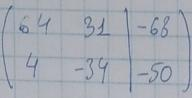
#> input picture crop_matrices/pic_1_matrix_0.jpg, 192 x 98 px; its folder holds only this picture in this run
$ python -i fixed_threshold.py   (imports and definitions only)
#> lines starting #> are read from the running program, lines starting #| are printed output that depends on the picture; after the words box and inside, x2 and y2 are one past the last pixel; in counts of white or black regions, pixels touching at a corner belong together
import cv2
import numpy as np
import os


def delete_black_dots(img_path):
    """
    функция применяет метод threshold к обрезанной матрице так, что выходное изображение содержит меньше помех
    в виде мелких черных точек
    :param img_path: cropped matrix path
    :return: thresholded image
    """
#> called with img_path = 'crop_matrices/pic_1_matrix_0.jpg'
    img = cv2.imread(img_path, cv2.IMREAD_GRAYSCALE)
#> img: shape (98, 192); min 70, max 201, mean 171
    # бинаризация изображения
    _, thresh = cv2.threshold(img, 0, 255, cv2.THRESH_BINARY + cv2.THRESH_OTSU)
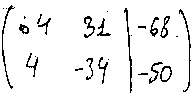
#> thresh: shape (98, 192); 93.5% white; black in thin lines or dots, all inside (x1, y1, x2, y2) = (2, 5, 191, 93)
    print(cv2.THRESH_BINARY + cv2.THRESH_OTSU)
    # удаление мелких объектов
    kernel = np.ones((2, 2), np.uint8)
    opening = cv2.morphologyEx(thresh, cv2.MORPH_OPEN, kernel, iterations=1)
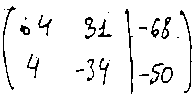
#> opening: shape (98, 192); 93.4% white; black in thin lines or dots, all inside (x1, y1, x2, y2) = (3, 6, 192, 94)
    # удаление вертикальных и горизонтальных линий
    kernel_h = cv2.getStructuringElement(cv2.MORPH_RECT, (3, 1)) # не нужно
    kernel_v = cv2.getStructuringElement(cv2.MORPH_RECT, (1, 3)) # не нужно
    img_h = cv2.morphologyEx(opening, cv2.MORPH_OPEN, kernel_h)
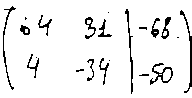
#> img_h: shape (98, 192); 93% white; black in thin lines or dots, all inside (x1, y1, x2, y2) = (3, 6, 192, 94)
    img_v = cv2.morphologyEx(opening, cv2.MORPH_OPEN, kernel_v)
    result = img_v + img_h
    cv2.imwrite('result1.jpg', result)


def delete_for_all_pics(dir_path):
    for filename in os.listdir(dir_path):
        img = cv2.imread(dir_path + '/' + filename, cv2.IMREAD_GRAYSCALE)
        _, thresh = cv2.threshold(img, 127, 255, cv2.THRESH_BINARY)
        kernel = np.ones((2,2), np.uint8)
        opening = cv2.morphologyEx(thresh, cv2.MORPH_OPEN, kernel, iterations=1)
        kernel_h = cv2.getStructuringElement(cv2.MORPH_RECT, (3, 1))
        kernel_v = cv2.getStructuringElement(cv2.MORPH_RECT, (1, 3))
        img_h = cv2.morphologyEx(opening, cv2.MORPH_OPEN, kernel_h)
        img_v = cv2.morphologyEx(opening, cv2.MORPH_OPEN, kernel_v)
        result = img_v + img_h
        cv2.imwrite(f'dots_deleted_with_nine/{filename}', result)

>>> result = delete_black_dots('crop_matrices/pic_1_matrix_0.jpg')

$ run again, on crop_matrices/pic_1_matrix_1.jpg
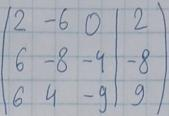
#> input picture crop_matrices/pic_1_matrix_1.jpg, 169 x 116 px
#> in delete_black_dots, `_, thresh = cv2.threshold(img, 0, 255, cv2.THRESH_BINARY + cv2.THRESH_..`:
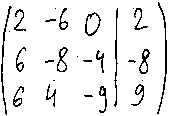
#> thresh: shape (116, 169); 92.1% white; black in thin lines or dots
#> opening: shape (116, 169); 91.9% white; black in thin lines or dots
#> in delete_black_dots, `img_h = cv2.morphologyEx(opening, cv2.MORPH_OPEN, kernel_h)`:
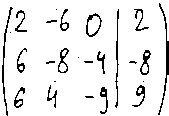
#> img_h: shape (116, 169); 91.6% white; black in thin lines or dots
#> img_v: shape (116, 169); 91.8% white; black in thin lines or dots

$ run again, on crop_matrices/pic_1_matrix_4.jpg
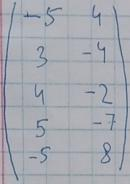
#> input picture crop_matrices/pic_1_matrix_4.jpg, 130 x 184 px
#> in delete_black_dots, `_, thresh = cv2.threshold(img, 0, 255, cv2.THRESH_BINARY + cv2.THRESH_..`:
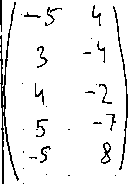
#> thresh: shape (184, 130); 93.3% white; black in thin lines or dots
#> opening: shape (184, 130); 92.9% white; black in thin lines or dots
#> img_h: shape (184, 130); 92.6% white; 29 black regions (15 under 20 px), largest, box (x1, y1, x2, y2) and area: (0, 3, 20, 184) 669, (114, 7, 130, 171) 302, (102, 143, 112, 165) 89
#> in delete_black_dots, `img_v = cv2.morphologyEx(opening, cv2.MORPH_OPEN, kernel_v)`:
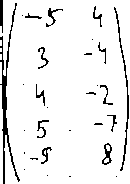
#> img_v: shape (184, 130); 92.7% white; black in thin lines or dots

$ run again, on crop_matrices/pic_1_matrix_6.jpg
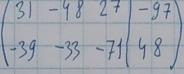
#> input picture crop_matrices/pic_1_matrix_6.jpg, 184 x 74 px
#> in delete_black_dots, `_, thresh = cv2.threshold(img, 0, 255, cv2.THRESH_BINARY + cv2.THRESH_..`:
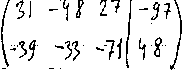
#> thresh: shape (74, 184); 91.1% white; black in thin lines or dots
#> opening: shape (74, 184); 90.6% white; black in thin lines or dots
#> img_h: shape (74, 184); 90.1% white; black in thin lines or dots
#> in delete_black_dots, `img_v = cv2.morphologyEx(opening, cv2.MORPH_OPEN, kernel_v)`:
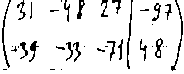
#> img_v: shape (74, 184); 90.3% white; black in thin lines or dots
